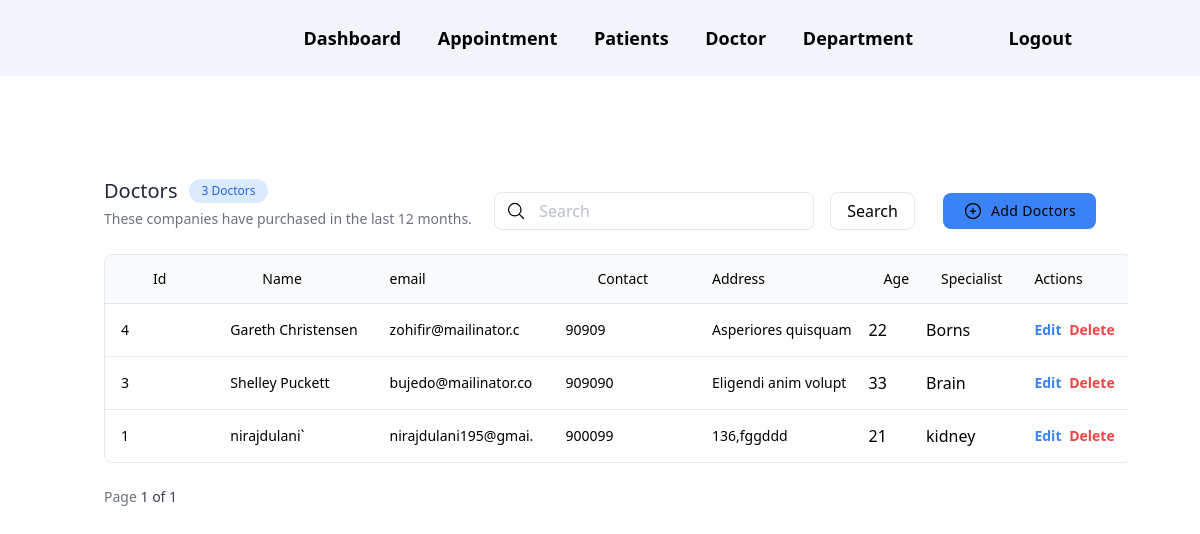
Page /doctors/index.php on the committed database.
### tables this page shows
CREATE TABLE IF NOT EXISTS `doctors` (
  `id` int(20) NOT NULL AUTO_INCREMENT,
  `fullname` varchar(20) NOT NULL,
  `email` varchar(20) NOT NULL,
  `contact` int(20) NOT NULL,
  `address` varchar(20) NOT NULL,
  `age` int(20) NOT NULL,
  `specialist` varchar(20) NOT NULL,
  PRIMARY KEY (`id`)
);

### lib/db.php (called while the page is built, shortened)
<?php
class db
{
  public $conn;
  public $host = "localhost";
  public $user = "root";
  public $password = "";
  public $dbname = 'mvcdata';
  public $table_name = '';
  public function __construct()
  {
    $this->conn = new mysqli($this->host, $this->user, $this->password, $this->dbname);
  }
  public  function total()
  {
    $total= $this->conn->query("SELECT * FROM $this->table_name")->fetch_all(MYSQLI_ASSOC);
    return count($total);
  }
  public function paginate($page_no = 1, $limit = 5, $search = '')
  {
    $total_records = $this->total();
    $total_pages = ceil($total_records / $limit);
    $start_from = ($page_no - 1) * $limit;
    $rows = $this->conn->query("SELECT * FROM $this->table_name WHERE fullname LIKE '%$search%'	ORDER BY id DESC LIMIT  $start_from, $limit")->fetch_all(MYSQLI_ASSOC);
    $data = [
      'page_no' => $page_no,
      'total' => $total_records,
      'total_pages' => $total_pages,
      'users' => $rows
    ];
    return $data;
  }
}

### lib/helper.php (called while the page is built, shortened)
<?php
require_once 'db.php';
function set_url($link)
{
  $actual_link = (empty($_SERVER['HTTPS']) ? 'http' : 'https') . "://$_SERVER[HTTP_HOST]$_SERVER[SCRIPT_NAME]?" . $link;
  return $actual_link;
}

### doctors/index.php (the view, shortened to what this page needs)
<?php
 require_once '../lib/db.php';
 require_once '../lib/helper.php';
 require_once '../layout/header.php';
 $db = new db();
 $db->table_name = 'doctors';
 $search = isset($_POST['search']) ? $_POST['search'] : '';
 $page = isset($_GET['page']) ? $_GET['page'] : 1;
 $data =  $db->paginate($page, 6, $search);
 extract($data);
 ?>
<div class="sm:flex sm:items-center sm:justify-between text-">
  <div>
    <div class="flex items-center gap-x-3">
      <h2 class="text-xl font-medium text-gray-800 dark:text-black">Doctors</h2>
      <span class="px-3 py-1 text-xs text-blue-600 bg-blue-100 rounded-full dark:bg-gray-800 dark:text-black">
        <?= $total ?> Doctors</span>
    </div>
    <p class="mt-1 text-sm text-gray-500 dark:text-gray-300">These companies have purchased in the last 12 months.</p>
  </div>
  <div class="flex items-center mt-4 gap-x-3">
    <form class="relative flex items-center mt-4 md:mt-0" action="<?= set_url('') ?>" method="post">
      <span class="absolute">
        <svg xmlns="http://www.w3.org/2000/svg" fill="none" viewBox="0 0 24 24" stroke-width="1.5" stroke="currentColor" class="w-5 h-5 mx-3 text-black">
          <path stroke-linecap="round" stroke-linejoin="round" d="M21 21l-5.197-5.197m0 0A7.5 7.5 0 105.196 5.196a7.5 7.5 0 0010.607 10.607z" />
        </svg>
      </span>
      <input type="text" placeholder="Search" name="search" class="block w-full py-1.5 pr-5 text-gray-700 bg-white border border-gray-200 rounded-lg md:w-80 placeholder-gray-400/70 pl-11 rtl:pr-11 rtl:pl-5 dark:bg-gray-900 dark:text-gray-300 dark:border-gray-600 focus:border-blue-400 dark:focus:border-blue-300 focus:ring-blue-300 focus:outline-none focus:ring focus:ring-opacity-40">
      <button class="mx-4 border py-1.5 px-4 rounded-lg" type="submit">Search</button>
    </form>
    <a href="<?= '/doctors/edit.php' ?>">
      <button class="flex items-center justify-center w-1/2 px-5 py-2 text-sm tracking-wide text-black transition-colors duration-200 bg-blue-500 rounded-lg shrink-0 sm:w-auto gap-x-2 hover:bg-blue-600 dark:hover:bg-blue-500 dark:bg-blue-600">
        <svg xmlns="http://www.w3.org/2000/svg" fill="none" viewBox="0 0 24 24" stroke-width="1.5" stroke="currentColor" class="w-5 h-5">
          <path stroke-linecap="round" stroke-linejoin="round" d="M12 9v6m3-3H9m12 0a9 9 0 11-18 0 9 9 0 0118 0z" />
        </svg>
        <span>Add Doctors</span>
      </button>
    </a>
  </div>
</div>
<div class="flex flex-col mt-6">
  <div class="-mx-4 -my-2 overflow-x-auto sm:-mx-6 lg:-mx-8">
    <div class="inline-block min-w-full py-2 align-middle md:px-6 lg:px-8">
      <div class="overflow-hidden border border-gray-200 dark:border-gray-700 md:rounded-lg">
        <table class="min-w-full divide-y divide-gray-200 dark:divide-gray-700">
          <thead class="bg-gray-50 dark:bg-gray-800">
            <tr>
              <th scope="col" class="px-12 py-3.5 text-sm font-normal text-left rtl:text-right text-black dark:text-black">
                Id
              </th>
              <th scope="col" class="px-12 py-3.5 text-sm font-normal text-left rtl:text-right text-black dark:text-black">
                Name
              </th>
              <th scope="col" class="py-3.5 px-4 text-sm font-normal text-left rtl:text-right text-black dark:text-black">
                email
              </th>
              <th scope="col" class="px-12 py-3.5 text-sm font-normal text-left rtl:text-right text-black dark:text-black">
                Contact
              </th>
              <th scope="col" class="px-4 py-3.5 text-sm font-normal text-left rtl:text-right text-black dark:text-black">
                Address
              </th>
              <th scope="col" class="px-4 py-3.5 text-sm font-normal text-left rtl:text-right text-black dark:text-black">Age</th>
              <th scope="col" class="px-4 py-3.5 text-sm font-normal text-left rtl:text-right text-black dark:text-black">Specialist</th>
              <th scope="col" class="px-4 py-3.5 text-sm font-normal text-left rtl:text-right text-black dark:text-black">Actions</th>
            </tr>
          </thead>
          <tbody class="bg-white divide-y divide-gray-200 dark:divide-gray-700 dark:bg-gray-900">
            <?php foreach ($users as $user) : ?>
              <tr>
                <td class="px-4 py-4 text-sm font-medium whitespace-nowrap text-black"><?= $user['id'] ?></td>
                <td class="px-4 py-4 text-sm font-medium whitespace-nowrap text-black"><?= $user['fullname'] ?></td>
                <td class="px-4 py-4 text-sm font-medium whitespace-nowrap text-black"><?= $user['email'] ?></td>
                <td class="px-4 py-4 text-sm font-medium whitespace-nowrap text-black"><?= $user['contact'] ?></td>
                <td class="px-4 py-4 text-sm whitespace-nowrap">
                  <div>
                    <p class="text-black">
                      <?= $user['address'] ?>
                    </p>
                  </div>
                </td>
                <td class="text-black">
                  <?= $user['age'] ?>
                </td>
                <td class="text-black">
                  <?= $user['specialist'] ?>
                </td>
                <td class="px-4 py-4 text-sm whitespace-nowrap">
                  <a href="<?= '/doctors/edit.php?id=' . $user['id'] ?>" class="text-blue-500 font-bold ">
                    Edit
                  </a>
                  <a href="<?= set_url('delete=' . $user['id']) ?>" class="text-red-500   font-bold  ml-1">
                    Delete
                  </a>
                </td>
              </tr>
            <?php endforeach; ?>
          </tbody>
        </table>
      </div>
    </div>
  </div>
</div>
<div class="mt-6 sm:flex sm:items-center sm:justify-between ">
  <div class="text-sm text-gray-500 dark:text-gray-400">
    Page <span class="font-medium text-gray-700 dark:text-gray-100"><?= $page_no ?> of <?= $total_pages ?></span>
  </div>
</div>
<?php
 require_once '../layout/footer.php';
 ?>

### rows in the picture
doctors: id "4", fullname "Gareth Christensen", email "zohifir@mailinator.c", contact "90909", address "Asperiores quisquam", age "22", specialist "Borns"
doctors: id "3", fullname "Shelley Puckett", email "bujedo@mailinator.co", contact "909090", address "Eligendi anim volupt", age "33", specialist "Brain"
doctors: id "1", fullname "nirajdulani`", email "nirajdulani195@gmai.", contact "900099", address "136,fggddd", age "21", specialist "kidney"

### other values in the picture
$total "3"
$page_no "1"
$total_pages "1"
